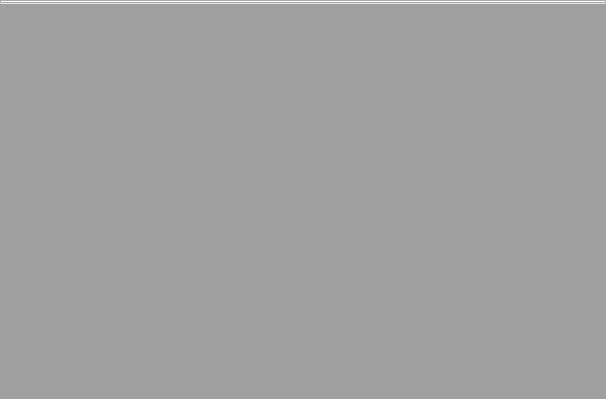
<?xml version="1.0" encoding="UTF-8"?>
<ui version="4.0">
 <class>video_main</class>
 <widget class="QWidget" name="VideoMainMassive">
  <property name="geometry">
   <rect>
    <x>0</x>
    <y>0</y>
    <width>606</width>
    <height>399</height>
   </rect>
  </property>
  <property name="windowTitle">
   <string>视频分析法</string>
  </property>
  <layout class="QVBoxLayout" name="verticalLayout">
   <property name="spacing">
    <number>0</number>
   </property>
   <property name="leftMargin">
    <number>0</number>
   </property>
   <property name="topMargin">
    <number>0</number>
   </property>
   <property name="rightMargin">
    <number>0</number>
   </property>
   <property name="bottomMargin">
    <number>0</number>
   </property>
   <item>
    <widget class="video_ribbon" name="video_rib"/>
   </item>
   <item>
    <widget class="QMdiArea" name="mdi"/>
   </item>
  </layout>
 </widget>
 <customwidgets>
  <customwidget>
   <class>video_ribbon</class>
   <extends>QTabWidget</extends>
   <header location="global">video/video_ribbon.h</header>
   <container>1</container>
  </customwidget>
 </customwidgets>
 <resources/>
 <connections/>
</ui>
